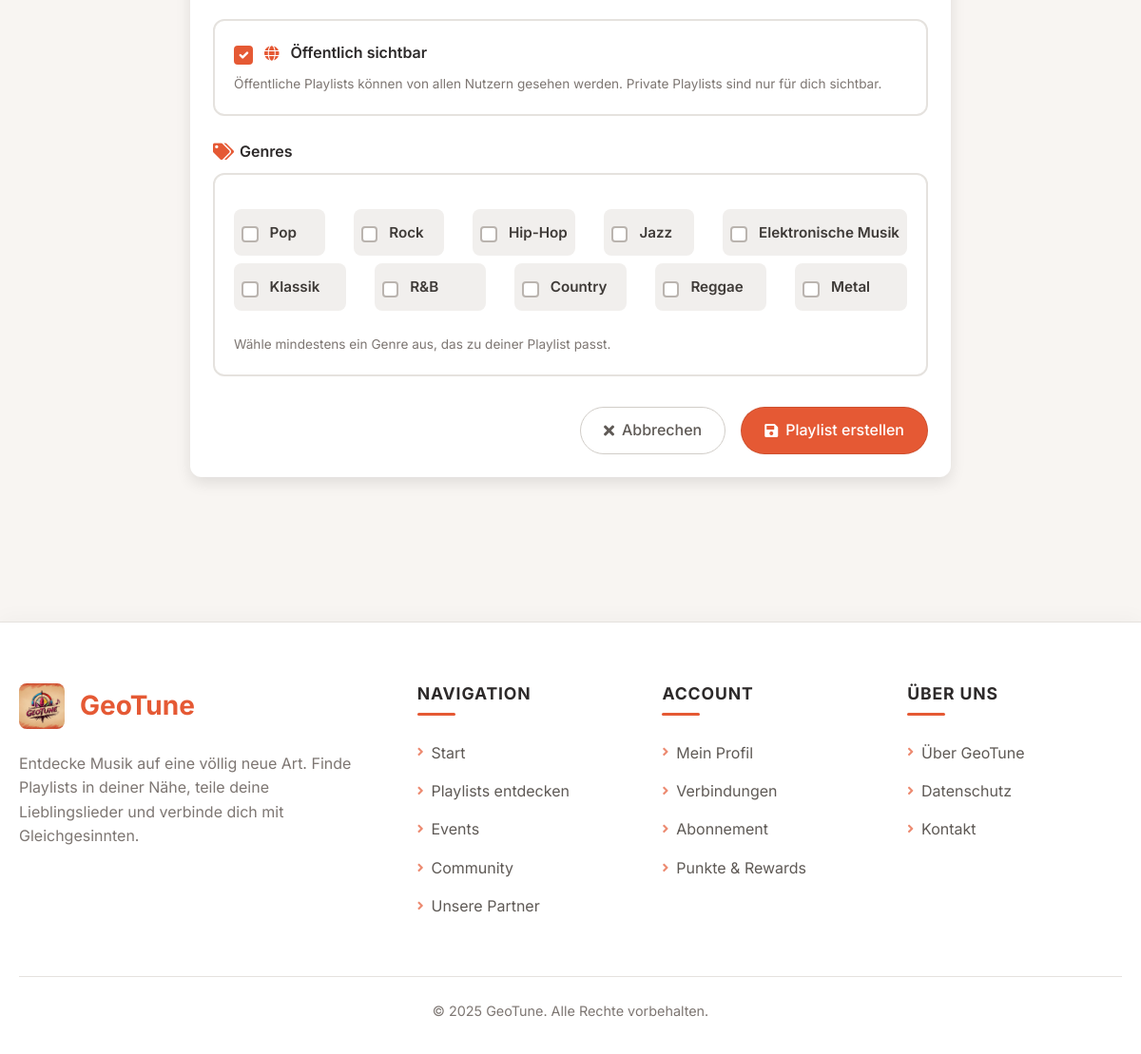
The app's page /playlist/neu/ (signed in, lower part), older data.
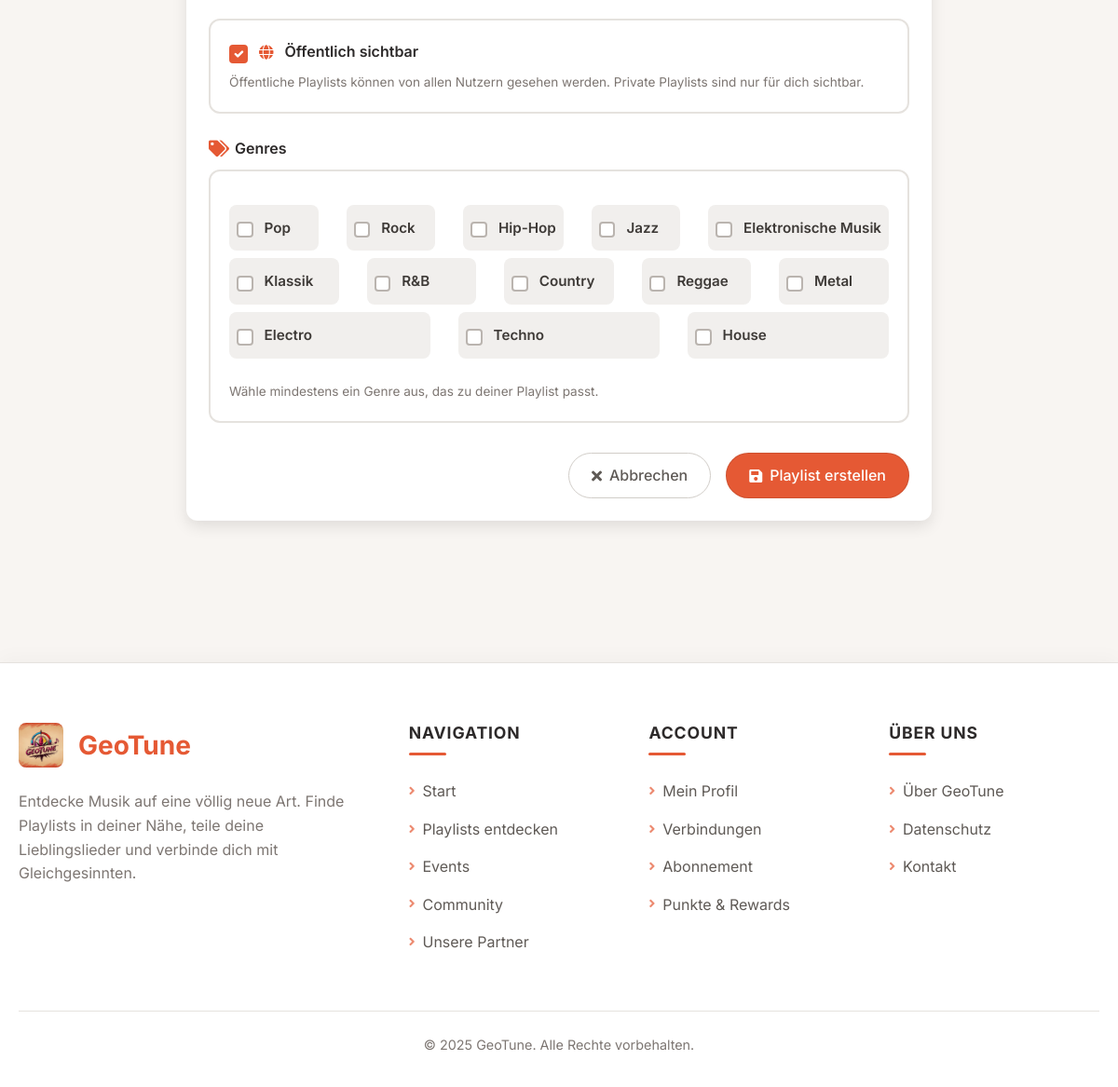
The same page, newer data.
### geotune/models.py (models this page shows)
class Genre(models.Model):
    name = models.CharField(max_length=50, unique=True)
    beschreibung = models.TextField(blank=True)
    def __str__(self):
        return self.name

### geotune/views.py (the view)
# urls.py: path('playlist/neu/', views.playlist_erstellen, name='playlist_erstellen'),
@login_required
def playlist_erstellen(request):
    if request.method == 'POST':
        form = PlaylistForm(request.POST)
        if form.is_valid():
            playlist = form.save(commit=False)
            playlist.erstellt_von = request.user
            playlist.save()
            form.save_m2m()
            messages.success(request, 'Playlist erfolgreich erstellt!', extra_tags='toast')
            return redirect('playlist_detail', playlist_id=playlist.id)
    else:
        form = PlaylistForm()
    return render(request, 'geotune/playlist_form.html', {'form': form})

### geotune/forms.py
class PlaylistForm(forms.ModelForm, GeoTuneFormMixin):
    genres = forms.ModelMultipleChoiceField(
        queryset=Genre.objects.all(),
        widget=forms.CheckboxSelectMultiple(attrs={'class': 'form-check-input'}),
        required=False,
        label="Genres"
    )
    class Meta:
        model = Playlist
        fields = ['name', 'beschreibung', 'ist_oeffentlich', 'genres']
        widgets = {
            'name': forms.TextInput(attrs={
                'class': 'form-control',
                'placeholder': 'z.B. Sommer Hits 2023'
            }),
            'beschreibung': forms.Textarea(attrs={
                'class': 'form-control',
                'rows': 3,
                'placeholder': 'Beschreibe deine Playlist...'
            }),
            'ist_oeffentlich': forms.CheckboxInput(attrs={
                'class': 'form-check-input'
            }),
        }
        labels = {
            'name': 'Name',
            'beschreibung': 'Beschreibung',
            'ist_oeffentlich': 'Öffentlich sichtbar'
        }

### geotune/templates/geotune/playlist_form.html (shortened to what this page needs)
{% extends 'geotune/base.html' %}
{% load custom_filters %}
{% block content %}
<div class="playlist-form-container">
    <div class="playlist-form-card">
        <div class="playlist-form-body">
            <form method="post" class="playlist-form needs-validation" novalidate>
                <div class="mb-4">
                    <div class="visibility-toggle">
                        <div class="form-check">
                            {{ form.ist_oeffentlich }}
                            <label class="form-check-label d-flex align-items-center" for="{{ form.ist_oeffentlich.id_for_label }}">
                                <i class="fas {% if form.ist_oeffentlich.value %}fa-globe{% else %}fa-lock{% endif %}"></i>
                                <span>{{ form.ist_oeffentlich.label }}</span>
                            </label>
                        </div>
                        <div class="form-text mt-2">
                            Öffentliche Playlists können von allen Nutzern gesehen werden. Private Playlists sind nur für dich sichtbar.
                        </div>
                    </div>
                </div>
                <div class="mb-4">
                    <label class="form-label">
                        <i class="fas fa-tags"></i>{{ form.genres.label }}
                    </label>
                    <div class="visibility-toggle">
                        <div class="genre-selection">
                            <div class="row row-cols-2 row-cols-md-3 g-2">
                                {% for genre in form.genres %}
                                <div class="col">
                                    <div class="genre-item">
                                        {{ genre.tag }}
                                        <label for="{{ genre.id_for_label }}" class="form-check-label">
                                            {{ genre.choice_label }}
                                        </label>
                                    </div>
                                </div>
                                {% endfor %}
                            </div>
                        </div>
                        <div class="form-text mt-3">
                            Wähle mindestens ein Genre aus, das zu deiner Playlist passt.
                        </div>
                    </div>
                </div>
                <div class="form-actions">
                    {% if is_edit %}
                    <a href="{% url 'playlist_detail' playlist.id %}" class="btn-custom-secondary">
                        <i class="fas fa-times me-2"></i>Abbrechen
                    </a>
                    <button type="submit" class="btn-custom-primary">
                        <i class="fas fa-save me-2"></i>Änderungen speichern
                    </button>
                    {% else %}
                    <a href="{% url 'index' %}" class="btn-custom-secondary">
                        <i class="fas fa-times me-2"></i>Abbrechen
                    </a>
                    <button type="submit" class="btn-custom-primary">
                        <i class="fas fa-save me-2"></i>Playlist erstellen
                    </button>
                    {% endif %}
                </div>
            </form>
        </div>
    </div>
</div>
{% endblock %}

Row changes from the older to the newer data that the page shows:
added Genre: choice_label "Electro"
added Genre: choice_label "Techno"
added Genre: choice_label "House"
